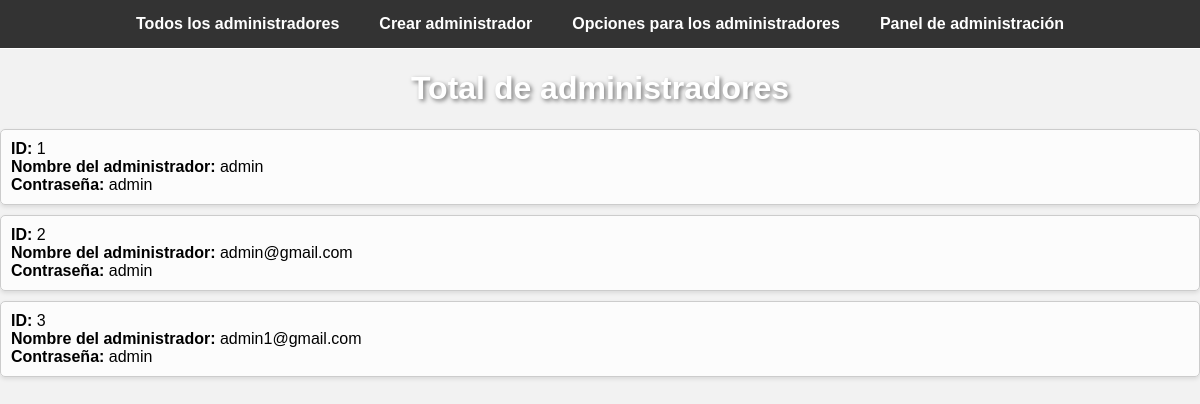
Page /administradores/administradores_totales/ on the earlier database version.
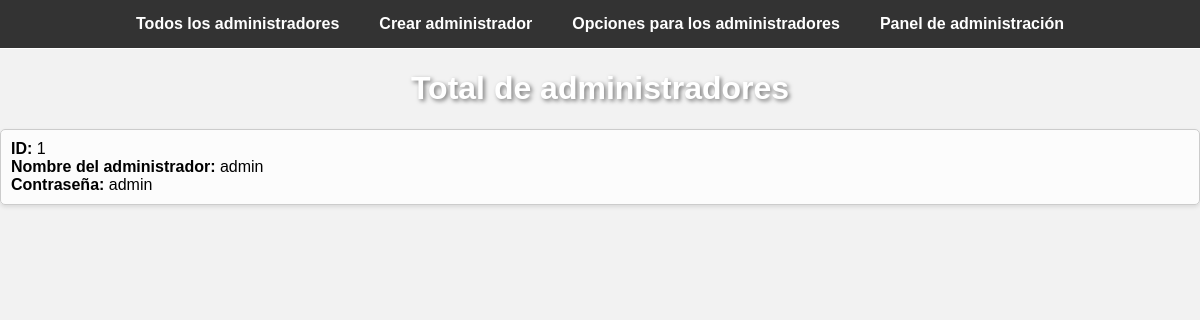
Same page on the later database version.
### administrador/models.py (models this page shows, shortened)
class Administradores(models.Model):
    id_admin = models.AutoField(primary_key=True)
    nombre_admin = models.CharField(max_length=40, null=False)
    contrasena_admin = models.CharField(max_length=30, null=False)

### administrador/views.py (the view)
# urls.py: path('administradores/administradores_totales/',views.admins_totales,name="admins_totales"),
def admins_totales(request):
    administradores = Administradores.objects.all()
    return render(request,'html/administradores/administradores_totales.html',{'administradores':administradores})

### administrador/templates/html/administradores/administradores_totales.html (shortened to what this page needs)
{% load static %}
<!DOCTYPE html>
<html lang="en">
<head>
    <link rel="stylesheet" href="{% static 'css/administradores_totales.css' %}">
</head>
<body>
    <nav>
        <ul>
            <li><a href="{% url 'admins_totales' %}">Todos los administradores</a></li>
            <li><a href="{% url 'crear_admin' %}">Crear administrador</a></li>
            <li><a href="{% url 'opciones_administrador' %}">Opciones para los administradores</a></li>
            <li><a href="{% url 'panel_administracion' %}">Panel de administración</a></li>
        </ul>
    </nav>
    <h1>Total de administradores</h1>
    {% for a in administradores %}
    <div class="admin-box">
        <p><strong>ID:</strong> {{ a.id_admin }}</p>
        <p><strong>Nombre del administrador:</strong> {{ a.nombre_admin }}</p>
        <p><strong>Contraseña:</strong> {{ a.contrasena_admin }}</p>
    </div>
    {% endfor %}
</body>

Differences in the rows shown:
removed Administradores: id_admin "2", nombre_admin "admin@gmail.com", contrasena_admin "admin"
removed Administradores: id_admin "3", nombre_admin "admin1@gmail.com", contrasena_admin "admin"
